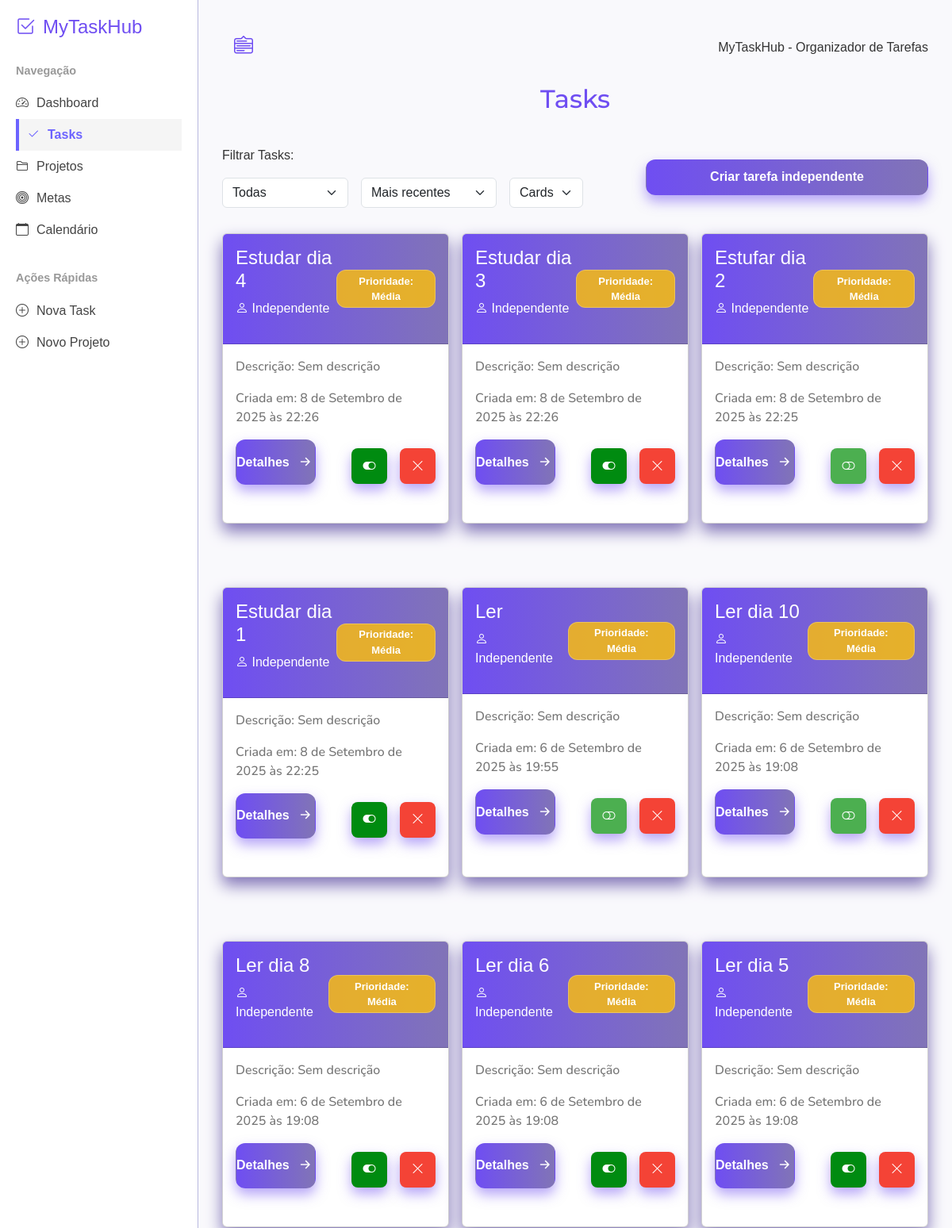
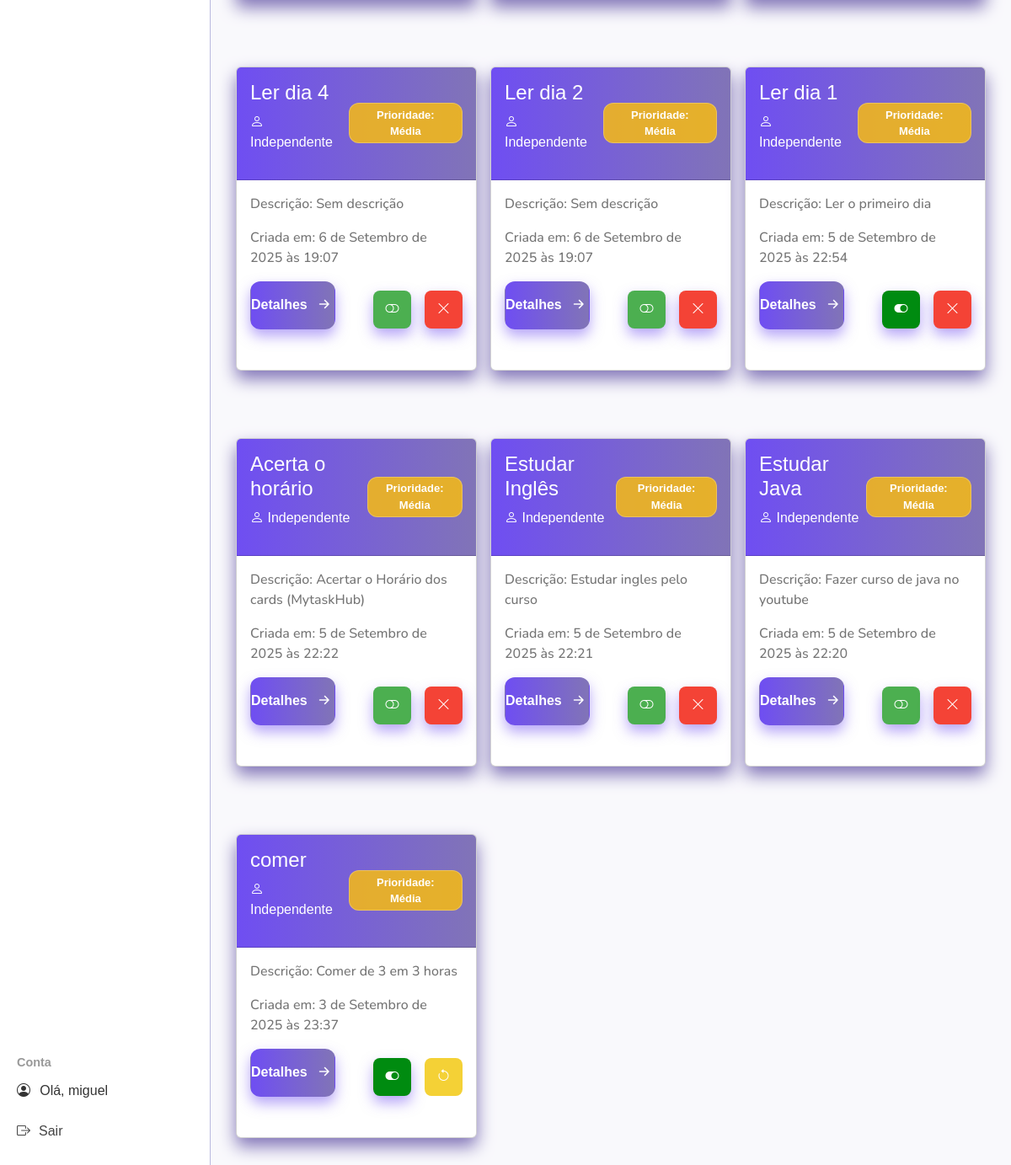
The page /tasks (signed in) on the database its author committed (2 pictures, top to bottom).
### mytaskhubs/models.py (models this page shows, shortened)
class Task(models.Model):
    owner = models.ForeignKey(User, on_delete=models.CASCADE)
    goal = models.ForeignKey(Goal, related_name='tasks', on_delete=models.CASCADE, blank=True, null=True)
    project = models.ForeignKey(Project, null=True, blank=True, on_delete=models.CASCADE, related_name='project_tasks')
    title = models.CharField(max_length=200)
    description = models.TextField(blank=True, default="Sem descrição")
    completed = models.BooleanField(default=False)
    date_added = models.DateTimeField(auto_now_add=True)
    deleted = models.BooleanField(default=False)
    PRIORIDADE_CHOICES = [
        ('B', 'Baixa'),
        ('M', 'Média'),
        ('A', 'Alta'),
    ]
    prioridade = models.CharField(max_length=1, choices=PRIORIDADE_CHOICES, default='M')

### mytaskhubs/views.py (the view)
# urls.py: path('tasks', views.tasks, name='tasks'),
@login_required
def tasks(request):
    tasks = Task.objects.filter(owner=request.user).order_by('-date_added')
    projects = Project.objects.order_by('date_added')
    return render(request, 'mytaskhubs/tasks.html', {'tasks': tasks, 'projects': projects})

### mytaskhubs/templates/mytaskhubs/tasks.html (shortened to what this page needs)
{% extends "mytaskhubs/base.html" %}
{% load static %}
{% block content %}
<h2 class="titulo-pagina">Tasks</h2>
<div class="btn-and-filter">
<div class="filters">
<label for="">Filtrar Tasks:</label>
<div class="filter-main">
<div class="filter-container">
    <select id="taskFilter" class="filter-select form-select">
      <option value="all">Todas</option>
    </select>
</div>
<div class="filter-container">
   <select id="taskFilter2" class="filter-select form-select">
      <option value="data-desc">Mais recentes</option>
   </select>
</div>
<div class="filter-container">
   <select id="taskFilter3" class="filter-select form-select">
      <option value="cards">Cards</option>
   </select>
</div>
</div>
</div>
<a class="btn" href="{% url 'new_task_no_project' %}">Criar tarefa independente</a>
</div>
<main class="main" id="tasksContainer">
{% for task in tasks %}
  <div class="card"
  data-status="{% if task.deleted %}archived{% elif task.completed %}completed{% else %}active{% endif %}"
  data-date="{{ task.date_added|date:'Y-m-d H:i:s' }}"
  data-prio="{{ task.prioridade }}">
    <div class="card-header">
      <div class="title-task">
      <h4>{{ task.title|truncatewords:3 }}</h4>
        {% if task.project %}
      <p><i class="bi bi-folder2"></i> Projeto: {{ task.project.title }}</p>
          {% elif task.meta %}
      <p><i class="bi bi-bullseye"></i> Meta: {{ task.meta.text|truncatewords:5  }}</p>
        {% else %}
      <p><i class="bi bi-person"> </i> Independente</em></p>
        {% endif %}
      </div>
    <div class="prioridade
     {% if task.prioridade == 'A' %} alta
     {% elif task.prioridade == 'M' %} media
     {% elif task.prioridade == 'B' %} baixa
     {% endif %}">
    <p> Prioridade: {{ task.get_prioridade_display }}</p>
    </div>
    </div>
    <div class="card-body">
    <div class="card-body-status-tasks">
    <p>Descrição: {{ task.description|truncatewords:100 }}</p>
    <p> Criada em: {{ task.date_added }}</p>
    </div>
    <div class="card-body-status-button">
      <a href="{% url 'task' task.id %}" class="btn">
        Detalhes <i class="bi bi-arrow-right-short"></i>
      </a>
      <div class="card-body-status_conclude-close">
        {% if not task.completed and not task.deleted %}
          <form action="{% url 'concluir_task' task.id %}" method="post">
            <button class="btn-concluir" type="submit" title="Concluir Task">
              <i class="bi bi-toggle-off"></i>
            </button>
          </form>
        {% endif %}
        {% if task.completed %}
          <a href="{% url 'task' task.id %}" class="btn-concluido" title="Task Concluída">
            <i class="bi bi-toggle-on"></i>
          </a>
        {% endif %}
        {% if not task.deleted %}
        <form action="{% url 'arquivar_task' task.id %}" method="post">
          <button class="btn-delete" title="Arquivar Task">
            <i class="bi bi-x-lg"></i>
          </button>
        </form>
        {% endif %}
        {% if task.deleted %}
          <form action="{% url 'ativar_task' task.id %}" method="post" style="display:inline;">
            <button class="btn-warning" type="submit" title="Reativar Task">
              <i class="bi bi-arrow-counterclockwise"></i>
            </button>
          </form>
        {% endif %}
      </div>
    </div>
  </div>
</div>
{% empty %}
<div class="no-task-project-goal">
<p>Nenhum Projeto foi adicionado</p>
</div>
{% endfor %}
</main>
{% endblock content %}

### mytaskhubs/templates/mytaskhubs/base.html (shortened to what this page needs)
{% load static %}
<!DOCTYPE html>
<html lang="pt-br">
<head>
    <link href="https://cdn.jsdelivr.net/npm/bootstrap-icons@1.11.3/font/bootstrap-icons.css" rel="stylesheet">
    <link href="https://cdn.jsdelivr.net/npm/bootstrap@5.3.3/dist/css/bootstrap.min.css" rel="stylesheet">
    <link rel="stylesheet" href="{% static 'mytaskhubs/css/style_index.css' %}">
    <link rel="stylesheet" href="{% static 'mytaskhubs/css/style_new_task.css' %}">
    <link rel="stylesheet" href="{% static 'mytaskhubs/css/style_projects.css' %}">
    <link rel="stylesheet" href="{% static 'mytaskhubs/css/style_tasks.css' %}">
    <link rel="stylesheet" href="{% static 'mytaskhubs/css/style_task.css' %}">
    <link rel="stylesheet" href="{% static 'mytaskhubs/css/style_goal.css' %}">
</head>
<body>
  <nav class="sidebar" id="sidebar">
  <div>
    <h2><i class="bi bi-check2-square"></i> MyTaskHub</h2>
    <div class="nav-section">
      <strong>Navegação</strong>
      <a href="{% url 'index' %}"
         class="{% if request.resolver_match.url_name == 'index' %}active{% endif %}">
        <i class="bi bi-speedometer2"></i> Dashboard
      </a>
      <a href="{% url 'tasks' %}"
         class="{% if request.resolver_match.url_name == 'tasks' %}active{% endif %}">
        <i class="bi bi-check2"></i> Tasks
      </a>
      <a href="{% url 'projects' %}"
         class="{% if request.resolver_match.url_name == 'projects' %}active{% endif %}">
        <i class="bi bi-folder2"></i> Projetos
      </a>
      <a href="{% url 'goals' %}"
         class="{% if request.resolver_match.url_name == 'goals' %}active{% endif %}">
        <i class="bi bi-bullseye"></i> Metas
      </a>
      <a href="{% url 'calendario_tasks' %}"
         class="{% if request.resolver_match.url_name == 'calendario_tasks' %}active{% endif %}">
        <i class="bi bi-calendar"></i> Calendário
      </a>
    </div>
      <div class="nav-section">
        <strong>Ações Rápidas</strong>
        <a href="{% url 'new_task_no_project' %}"><i class="bi bi-plus-circle"></i> Nova Task</a>
        <a href="{% url 'new_project' %}"><i class="bi bi-plus-circle"></i> Novo Projeto</a>
      </div>
    </div>
    <div class="nav-section">
      <strong>Conta</strong>
      {% if user.is_authenticated %}
        <p style="display: flex; gap: 0.7rem;"><i class="bi bi-person-circle"></i> Olá, {{ user.username }}</p>
        <a href="{% url 'logout' %}"><i class="bi bi-box-arrow-right"></i> Sair</a>
      {% else %}
        <a href="{% url 'login' %}"><i class="bi bi-box-arrow-in-right"></i> Entrar</a>
        <a href="{% url 'register' %}"><i class="bi bi-person-plus"></i> Cadastrar</a>
      {% endif %}
    </div>
  </nav>
  <main class="content" id="content">
    <div style="display: flex; width: 100%; justify-content: space-between; align-items: center;">
      <button class="toggle-btn" id="toggleBtn">
        <i class="bi-menu-down" style="color: #6f4ef2;"></i>
      </button>
      <p>MyTaskHub - Organizador de Tarefas</p>
    </div>
    {% block content %}{% endblock content %}
  </main>
</body>
</html>

### mytaskhubs/static/mytaskhubs/css/style_index.css (style rules this page uses)
body { font-family: 'Inter', sans-serif; }

### mytaskhubs/static/mytaskhubs/css/style_new_task.css (style rules this page uses)
body { font-family: Impact, Haettenschweiler, 'Arial Narrow Bold', sans-serif; }
.titulo-pagina { text-align: center; color: #6f4ef2; margin-bottom: rem; font-family: 'Montserrat', sans-serif; }

### mytaskhubs/static/mytaskhubs/css/style_projects.css (style rules this page uses)
.main { display: grid; grid-template-columns: 1fr 1fr 1fr; gap: 1rem; }
.card { margin-top: 2rem; margin-bottom: 2rem; padding-bottom: 1rem; background-color: white; box-shadow: 0 10px 20px #8174b7; transition: 0.3s ease-in-out; }
.card-header { background: linear-gradient(90deg, #6f4ef2, #8174b7); color: white; display: flex; align-items: center; padding: 1rem; justify-content: space-between; }
.card-header h4 { color: white; }
.card-body p { font-family: 'Nunito', sans-serif; font-weight: 500; color: rgba(0, 0, 0, 0.545); }
.card-body-status-button { display: flex; gap: 1rem; padding-bottom: 1rem; justify-content: space-between; align-items: center; }
.btn, .btn-concluir, .btn-delete, .btn-concluido, .btn-entry { display: flex; align-items: center; justify-content: center; gap: 0.5rem; font-weight: bold; font-size: 1rem; border-radius: 12px; text-decoration: none; color: white; transition: all 0.3s ease-in-out; cursor: pointer; box-shadow: 0 8px 16px rgba(111,78,242,0.5); }
.btn { background: linear-gradient(90deg, #6f4ef2, #8174b7); padding: 0.6rem 1.5rem; width: 40%; }
.btn-concluir, .btn-concluido, .btn-delete, .btn-secondary, .btn-success, .btn-warning { width: 45px; height: 45px; padding: 0; border: none; border-radius: 8px; display: inline-flex; align-items: center; justify-content: center; }
.btn-concluir { background-color: #4CAF50; }
.btn-concluido { background-color: rgb(0, 139, 16); }
.btn-delete { background-color: #f44336; }
.btn-warning { background-color: #f4d136; color: white; transition: 0.3s ease-in; }
.btn-warning > i { transition: transform 0.4s ease-in-out; }
.card-body-status_conclude-close { display: flex; justify-content: flex-end; gap: 1rem; align-items: center; margin-top: 10px; }
.card-body-status_conclude-close form { margin: 0; padding: 0; }
.bi-arrow-right-short { color: white; font-size: 1.5rem; transition: 0.3s ease-in; }
.form-select { width: 30%; }
.filter-select { width: 100%; }
.btn-and-filter { padding-top: 2rem; display: flex; align-items: center; justify-content: space-between; }
.filters { display: flex; flex-direction: column; }
.filter-main { display: flex; gap: 1rem; padding-top: 1rem; }

### mytaskhubs/static/mytaskhubs/css/style_tasks.css (style rules this page uses)
.card-body-status-tasks { display: flex; flex-direction: column; }
.title-task { display: flex; flex-direction: column; }
.prioridade { display: flex; align-items: center; justify-content: center; border: 1px solid rgba(255, 255, 255, 0.236); border-radius: 12px; max-height: 3rem; padding: 5px; }
.media { background-color: rgba(255, 193, 7, 0.8); color: white; }
.prioridade p { width: 100%; text-align: center; margin: 0; padding: 0 0.5rem 0 0.5rem; font-size: small; font-weight: bolder; }

### mytaskhubs/templates/mytaskhubs/base.html (style rules this page uses)
* { margin: 0; padding: 0; box-sizing: border-box; }
body { font-family: "Poppins", sans-serif; display: flex; min-height: 100vh; background-color: #f9f9fc; color: #333; }
.sidebar { width: 250px; background-color: #fff; border-right: 1px solid #6f6fbd7b; padding: 20px; display: flex; flex-direction: column; justify-content: space-between; position: fixed; top: 0; bottom: 0; left: 0; transition: ease 0.3s; }
.sidebar h2 { font-size: 1.5rem; margin-bottom: 30px; display: flex; align-items: center; gap: 10px; color: #6f4ef2; }
.sidebar strong { display: block; margin-bottom: 10px; font-size: 0.9rem; color: #999; }
.sidebar .nav-section { margin-bottom: 30px; }
.sidebar a { display: flex; align-items: center; gap: 10px; color: #444; text-decoration: none; padding: 8px 0; font-weight: 500; }
.toggle-btn { position: relative; display: inline-block; font-size: 24px; background-color: transparent; color: white; border: none; padding: 10px 15px; cursor: pointer; border-radius: 8px; margin-bottom: 20px; z-index: auto; }
.content { margin-left: 250px; padding: 30px; flex: 1; transition: margin-left 0.3s ease; }
.sidebar a.active { font-weight: bold; color: #6c63ff; border-left: 4px solid #6c63ff; background-color: #f5f5f5; padding-left: 10px; }

### rows shown on the page
Task: title "Estudar dia 4", shows "Independente", prioridade "Média", description "Sem descrição", date_added "8 de Setembro de 2025 às 22:26", completed True (drawn), deleted False (drawn)
Task: title "Estudar dia 3", shows "Independente", prioridade "Média", description "Sem descrição", date_added "8 de Setembro de 2025 às 22:26", completed True (drawn), deleted False (drawn)
Task: title "Estufar dia 2", shows "Independente", prioridade "Média", description "Sem descrição", date_added "8 de Setembro de 2025 às 22:25", completed False (drawn), deleted False (drawn)
Task: title "Estudar dia 1", shows "Independente", prioridade "Média", description "Sem descrição", date_added "8 de Setembro de 2025 às 22:25", completed True (drawn), deleted False (drawn)
Task: title "Ler", shows "Independente", prioridade "Média", description "Sem descrição", date_added "6 de Setembro de 2025 às 19:55", completed False (drawn), deleted False (drawn)
Task: title "Ler dia 10", shows "Independente", prioridade "Média", description "Sem descrição", date_added "6 de Setembro de 2025 às 19:08", completed False (drawn), deleted False (drawn)
Task: title "Ler dia 8", shows "Independente", prioridade "Média", description "Sem descrição", date_added "6 de Setembro de 2025 às 19:08", completed True (drawn), deleted False (drawn)
Task: title "Ler dia 6", shows "Independente", prioridade "Média", description "Sem descrição", date_added "6 de Setembro de 2025 às 19:08", completed True (drawn), deleted False (drawn)
Task: title "Ler dia 5", shows "Independente", prioridade "Média", description "Sem descrição", date_added "6 de Setembro de 2025 às 19:08", completed True (drawn), deleted False (drawn)
Task: title "Ler dia 4", shows "Independente", prioridade "Média", description "Sem descrição", date_added "6 de Setembro de 2025 às 19:07", completed False (drawn), deleted False (drawn)
Task: title "Ler dia 2", shows "Independente", prioridade "Média", description "Sem descrição", date_added "6 de Setembro de 2025 às 19:07", completed False (drawn), deleted False (drawn)
Task: title "Ler dia 1", shows "Independente", prioridade "Média", description "Ler o primeiro dia", date_added "5 de Setembro de 2025 às 22:54", completed True (drawn), deleted False (drawn)
Task: title "Acerta o horário", shows "Independente", prioridade "Média", description "Acertar o Horário dos cards (MytaskHub)", date_added "5 de Setembro de 2025 às 22:22", completed False (drawn), deleted False (drawn)
Task: title "Estudar Inglês", shows "Independente", prioridade "Média", description "Estudar ingles pelo curso", date_added "5 de Setembro de 2025 às 22:21", completed False (drawn), deleted False (drawn)
Task: title "Estudar Java", shows "Independente", prioridade "Média", description "Fazer curso de java no youtube", date_added "5 de Setembro de 2025 às 22:20", completed False (drawn), deleted False (drawn)
Task: title "comer", shows "Independente", prioridade "Média", description "Comer de 3 em 3 horas", date_added "3 de Setembro de 2025 às 23:37", completed True (drawn), deleted True (drawn)

### other values the page prints
{{ user.username }} "miguel"
